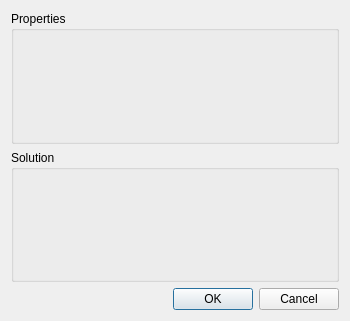
<?xml version="1.0" encoding="UTF-8"?>
<ui version="4.0">
 <class>BlockDialog</class>
 <widget class="QDialog" name="BlockDialog">
  <property name="geometry">
   <rect>
    <x>0</x>
    <y>0</y>
    <width>350</width>
    <height>321</height>
   </rect>
  </property>
  <property name="windowTitle">
   <string>Dialog</string>
  </property>
  <layout class="QVBoxLayout" name="verticalLayout">
   <item>
    <widget class="QGroupBox" name="property_box">
     <property name="title">
      <string>Properties</string>
     </property>
     <layout class="QFormLayout" name="formLayout"/>
    </widget>
   </item>
   <item>
    <widget class="QGroupBox" name="solution_box">
     <property name="title">
      <string>Solution</string>
     </property>
     <layout class="QVBoxLayout" name="verticalLayout_2"/>
    </widget>
   </item>
   <item>
    <widget class="QDialogButtonBox" name="buttonBox">
     <property name="orientation">
      <enum>Qt::Horizontal</enum>
     </property>
     <property name="standardButtons">
      <set>QDialogButtonBox::Cancel|QDialogButtonBox::Ok</set>
     </property>
    </widget>
   </item>
  </layout>
 </widget>
 <resources/>
 <connections>
  <connection>
   <sender>buttonBox</sender>
   <signal>accepted()</signal>
   <receiver>BlockDialog</receiver>
   <slot>accept()</slot>
   <hints>
    <hint type="sourcelabel">
     <x>248</x>
     <y>254</y>
    </hint>
    <hint type="destinationlabel">
     <x>157</x>
     <y>274</y>
    </hint>
   </hints>
  </connection>
  <connection>
   <sender>buttonBox</sender>
   <signal>rejected()</signal>
   <receiver>BlockDialog</receiver>
   <slot>reject()</slot>
   <hints>
    <hint type="sourcelabel">
     <x>316</x>
     <y>260</y>
    </hint>
    <hint type="destinationlabel">
     <x>286</x>
     <y>274</y>
    </hint>
   </hints>
  </connection>
 </connections>
</ui>
